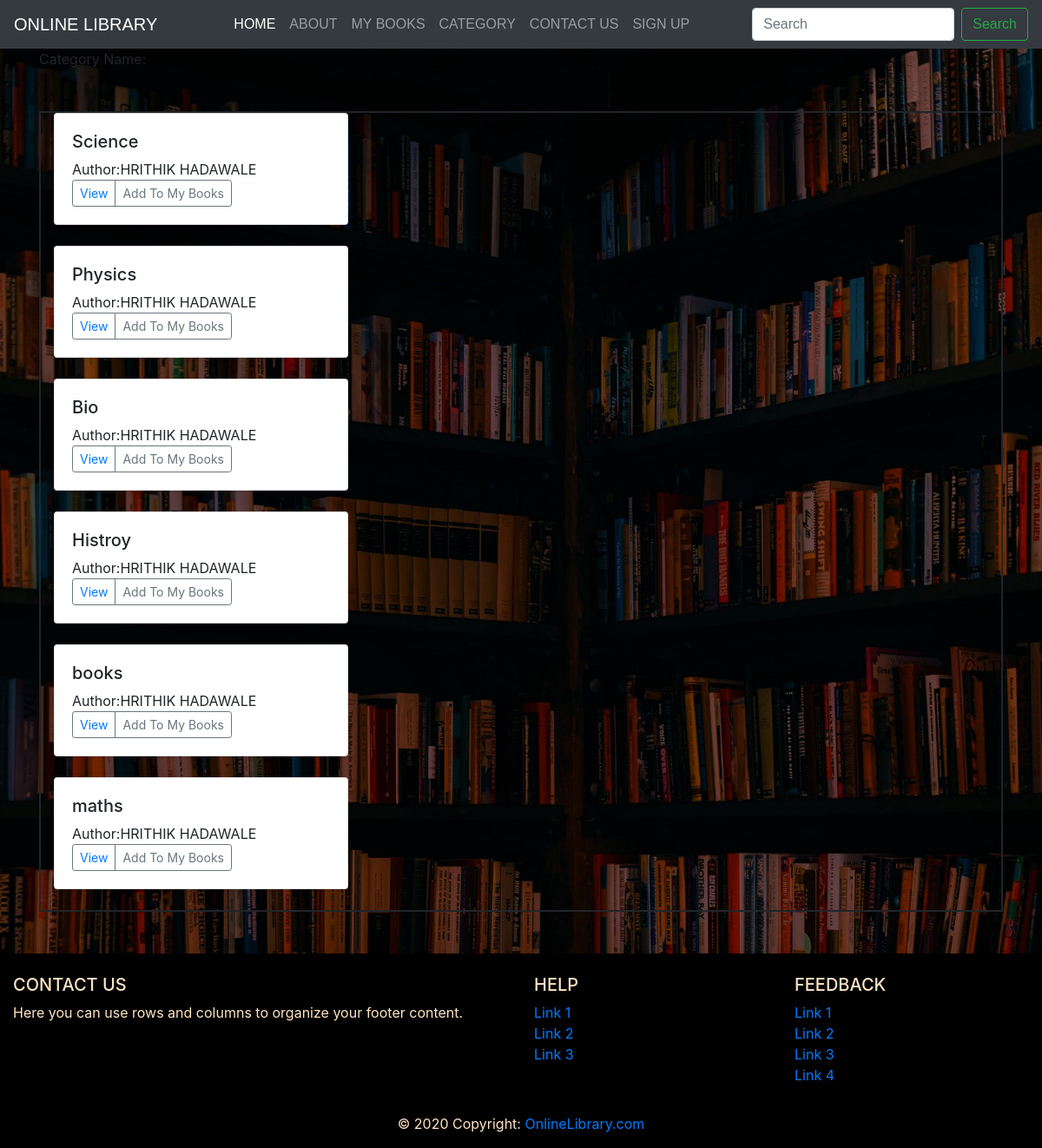
The page /Category on the database its author committed.
### home/models.py (models this page shows, shortened)
class Library(models.Model):
    category = models.ForeignKey(category, on_delete=models.CASCADE, null=True)
    name = models.CharField(max_length=50)
    author = models.CharField(max_length=50, null=True)
    link = models.FileField( upload_to="pdf", max_length=100)

### home/views.py (the view)
# urls.py: path('Category',views.Category, name='services'),
def Category(request):
    lis = Library.objects.all()
    return render(request, "category.html", {"lis":lis})

### Templates/category.html (shortened to what this page needs)
{% extends 'base.html' %}
{% load static %}
{% block body %}
<div class="container">
<div class="name">Category Name:</div>
<div class="container my-5" style=" border: 2px solid;">
         {% for i in lis %}
      <div class="row" >
        <div class="col-md-4">
          <div class="card mb-4 shadow-sm">
            <div class="card-body">
              <h5>{{i.name}}</h5>
              <h7>Author:{{i.author}}</h7>
              <div class="d-flex justify-content-between align-items-center">
                <div class="btn-group">
                  <button class="btn btn-sm btn-outline-secondary">
                  <a href="pdf/{{i.link}}" >
                        View
                  </a>
                  </button>
                  <button  class="btn btn-sm btn-outline-secondary cart" id ="{{i.id}}">Add To My Books</button>
                </div>
              </div>
            </div>
          </div>
        </div>
      </div>
         {% endfor %}
</div>
</div>
{% endblock %}

### Templates/base.html (shortened to what this page needs)
{% load static %}
<!doctype html>
<html lang="en">
  <head>
    <link rel="stylesheet" href=" https://cdn.jsdelivr.net/npm/bootstrap@4.5.3/dist/css/bootstrap.min.css">
 </head>
<nav class="navbar sticky-top navbar-expand-lg navbar-dark bg-dark">
    <a class="navbar-brand" href="#">Online Library</a>
    <div class="collapse navbar-collapse" id="navbarSupportedContent">
        <ul class="navbar-nav mx-auto">
        <li class="nav-item active">
            <a class="nav-link" href="home">Home </a>
        </li>
        <li class="nav-item">
            <a class="nav-link" href="about">about</a>
        </li>
        <li class="nav-item">
            <a class="nav-link" href="Books">My Books</a>
        </li>
        <li class="nav-item">
            <a class="nav-link" href="Category">Category</a>
        </li>
        <li class="nav-item">
            <a class="nav-link" href="Contact">Contact Us</a>
        </li>
        <li class="nav-item">
            <a class="nav-link" href="signup">Sign up</a>
        </li>
        </ul>
        <form class="form-inline my-2 my-lg-0">
        <input class="form-control mr-sm-2" type="search" placeholder="Search" aria-label="Search">
        <button class="btn btn-outline-success my-2 my-sm-0" type="submit">Search</button>
        </form>
    </div>
</nav>
<body>
{% block body %} {% endblock body %}
  </body>
<footer class="page-footer font-small black pt-4">
    <div class="container-fluid text-center text-md-left">
      <div class="row">
        <div class="col-md-6 mt-md-0 mt-3">
          <h5 class="text-uppercase">Contact us</h5>
          <p>Here you can use rows and columns to organize your footer content.</p>
        </div>
        <div class="col-md-3 mb-md-0 mb-3">
          <h5 class="text-uppercase">Help</h5>
          <ul class="list-unstyled">
            <li>
              <a href="#!">Link 1</a>
            </li>
            <li>
              <a href="#!">Link 2</a>
            </li>
            <li>
              <a href="#!">Link 3</a>
            </li>
          </ul>
        </div>
        <div class="col-md-3 mb-md-0 mb-3">
          <h5 class="text-uppercase">Feedback</h5>
          <ul class="list-unstyled">
            <li>
              <a href="#!">Link 1</a>
            </li>
            <li>
              <a href="#!">Link 2</a>
            </li>
            <li>
              <a href="#!">Link 3</a>
            </li>
            <li>
              <a href="#!">Link 4</a>
            </li>
          </ul>
        </div>
      </div>
    </div>
    <div class="footer-copyright text-center py-3">&copy; {% now 'Y' %} Copyright:
      <a href="https://mdbootstrap.com/education/bootstrap/"> OnlineLibrary.com</a>
    </div>
  </footer>
</html>

### Templates/base.html (style rules this page uses)
* { box-sizing: border-box; }
body { background-image: url('./static/images/pexels-photo-19077851.jpeg'); background-size: cover; }
nav { text-transform: uppercase; font-family: 'Archivo Black', sans-serif; }
footer { background-color: black; color: bisque; }

### rows shown on the page
Library: name "Science", author "HRITHIK HADAWALE"
Library: name "Physics", author "HRITHIK HADAWALE"
Library: name "Bio", author "HRITHIK HADAWALE"
Library: name "Histroy", author "HRITHIK HADAWALE"
Library: name "books", author "HRITHIK HADAWALE"
Library: name "maths", author "HRITHIK HADAWALE"
